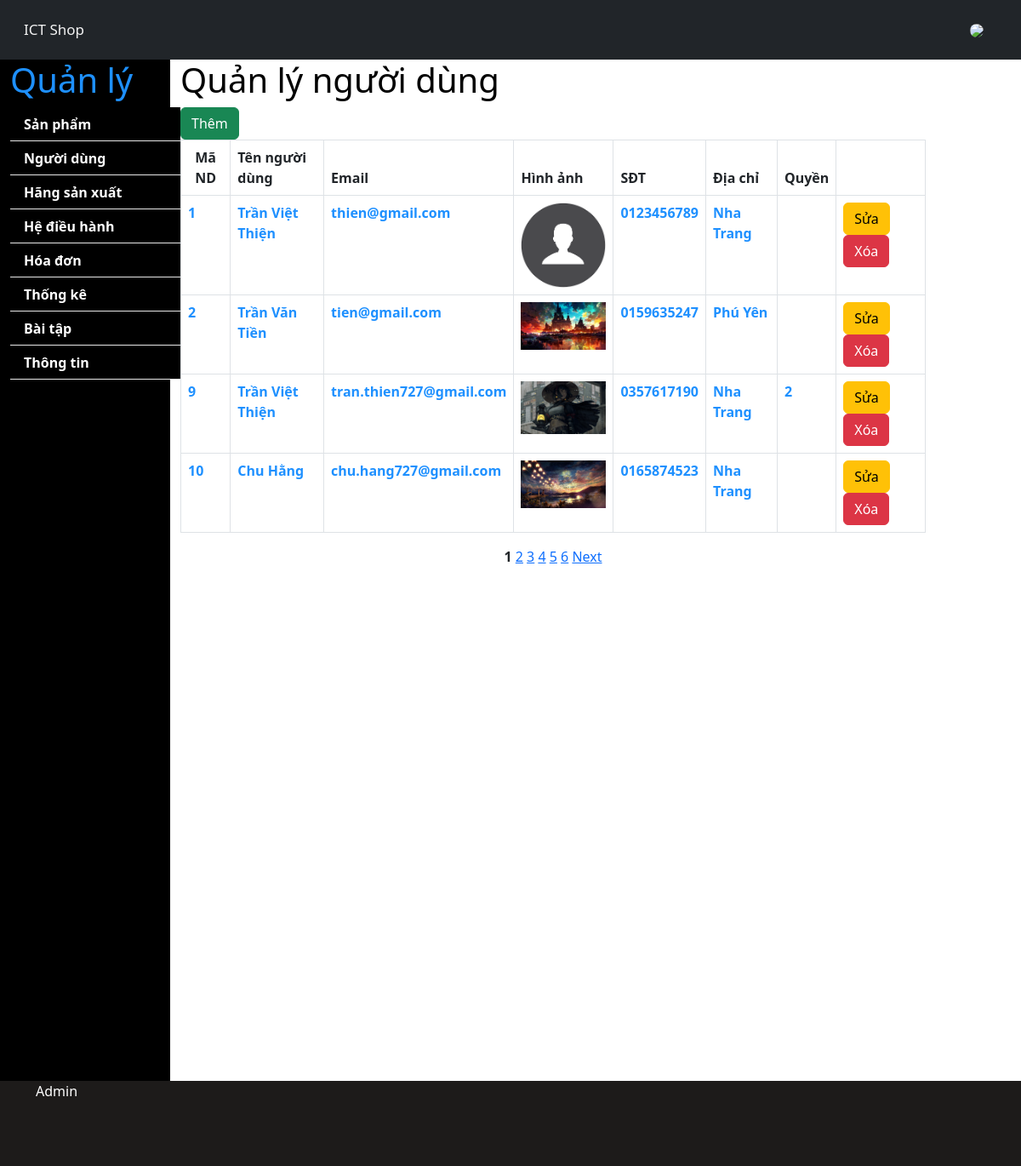
/Admin/user.php, run on the app's committed database.
### tables this page shows
CREATE TABLE `nguoidung` (
  `MaNguoidung` int(11) NOT NULL,
  `Hoten` varchar(50) NOT NULL,
  `Email` varchar(50) NOT NULL,
  `Dienthoai` varchar(10) NOT NULL,
  `Matkhau` varchar(50) NOT NULL,
  `Hinhanh` varchar(25) NOT NULL,
  `Diachi` varchar(50) NOT NULL,
  `IDQuyen` int(11) DEFAULT NULL
);

### Admin/user.php (the view, shortened to what this page needs)
<?php include 'partials/header.php'; ?>
    <section>
        <div class="container-fluid">
            <div class="row">
            <?php include 'navigation.php'; ?>
                <div class="col-sm-9" style="height:700px;">
                    <?php
                        $rowsPerPage=5;
                        $offset =($_GET['page']-1)*$rowsPerPage;
                        $sql="SELECT * FROM nguoidung LIMIT $offset, $rowsPerPage;";
                        $result=mysqli_query($conn, $sql);
                        $numRows= mysqli_num_rows($result);
                        if($numRows<>0){
                            echo "<h1 style='color:black'>Quản lý người dùng</h1>";
                            echo "<form method='post'>
                                <a href='user-add.php' class='btn btn-success'>Thêm</a>
                                <table class='table table-bordered table-hover'>
                                <thead>
                                    <tr>
                                        <th class='center'>Mã ND</th>
                                        <th>Tên người dùng</th>
                                        <th>Email</th>
                                        <th>Hình ảnh</th>
                                        <th>SĐT</th>
                                        <th>Địa chỉ</th>
                                        <th>Quyền</th>
                                        <th></th>
                                    </tr>
                                </thead>";
                            while($rows=mysqli_fetch_array($result)){
                                echo "<tbody>";
                                echo "<tr>";
                                    echo "<td>{$rows['MaNguoidung']}</td>";
                                    echo "<td>{$rows['Hoten']}</td>";
                                    echo "<td>{$rows['Email']}</td>";
                                    echo "<td><img src='../HinhanhSP/$rows[Hinhanh]' alt='' width='100px'></td>";
                                    echo "<td>{$rows['Dienthoai']}</td>";
                                    echo "<td>{$rows['Diachi']}</td>";
                                    echo "<td>{$rows['IDQuyen']}</td>";
                                    echo "<td>
                                        <a href='' class='btn btn-warning'>Sửa</a>
                                        <a href='user-delete.php?MaNguoidung=$rows[MaNguoidung]' class='btn btn-danger'>Xóa</a>
                                        </td>";
                                echo "</tr>";
                                echo "</tbody>";
                            }
                            echo"</table>";
                            echo"</form>";
                            $re = mysqli_query($conn, 'SELECT * FROM sanpham');
                            $numRows = mysqli_num_rows($re);
                            $maxPage = floor($numRows/$rowsPerPage) + 1;
                            echo "<div class='center'>";
                            for ($i=1 ; $i<=$maxPage ; $i++)
                            {
                                if ($i == $_GET['page'])
                                {
                                    echo '<b class="center">'.$i.'</b> ';
                                }
                                else {
                                    echo "<a  href=" . $_SERVER['PHP_SELF'] . "?page=" . $i . "> " . $i . "</a> ";
                                }
                            }
                            if ($_GET['page'] < $maxPage) {
                                echo "<a href=" . $_SERVER['PHP_SELF'] . "?page=" . ($_GET['page'] + 1) . ">Next</a>";
                            }
                            echo"</div>";
                        }
                    ?>
                </div>
            </div>
        </div>
    </section>
<?php include 'partials/footer.php'; ?>

### Admin/style.css (style rules this page uses)
.row { height:1200px; }
body { font-family: sans-serif; font-size: 15px; font-weight:bold; }
h1 { margin-top:20px; color:white; }
.center { margin-left: auto; margin-right: auto; text-align: center; margin-top:10px; }
h1, td { color: DodgerBlue; font-weight: bold; }

### data on the page
nguoidung: MaNguoidung "1", Hoten "Trần Việt Thiện", Email "thien@gmail.com", Hinhanh (picture), Dienthoai "0123456789", Diachi "Nha Trang"
nguoidung: MaNguoidung "2", Hoten "Trần Văn Tiền", Email "tien@gmail.com", Hinhanh (picture), Dienthoai "0159635247", Diachi "Phú Yên"
nguoidung: MaNguoidung "9", Hoten "Trần Việt Thiện", Email "tran.thien727@gmail.com", Hinhanh (picture), Dienthoai "0357617190", Diachi "Nha Trang", IDQuyen "2"
nguoidung: MaNguoidung "10", Hoten "Chu Hằng", Email "chu.hang727@gmail.com", Hinhanh (picture), Dienthoai "0165874523", Diachi "Nha Trang"
